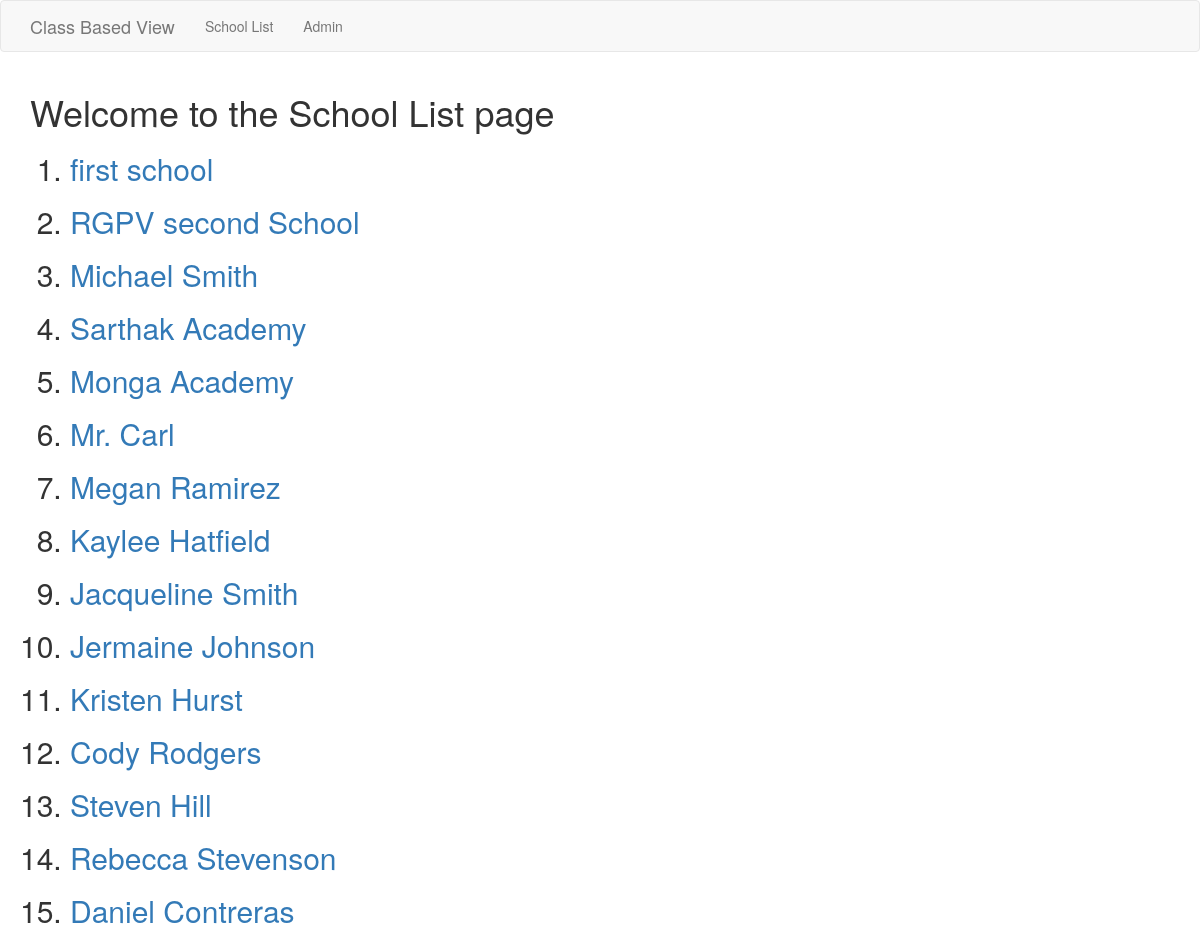
Page /cbv_app/ on the committed database.
### cbv_app/models.py (models this page shows, shortened)
class School(models.Model):
    name      = models.CharField(max_length=255)
    principal = models.CharField(max_length=255)
    location  = models.CharField(max_length=256)

### cbv_app/views.py (the view)
class SchoolListView(ListView):
    model = models.School

### cbv_app/templates/cbv_app/school_list.html
{% extends 'cbv_app/cbv_app_base.html' %}
{% block body_block %}
    <h1>Welcome to the School List page</h1>
    <ol>
        {% for school in school_list %}
            <h2><li> <a href='{{ school.id }}'>{{ school.name }}</a></li></h2>
        {% endfor %}
    </ol>
{% endblock %}

### cbv_app/templates/cbv_app/cbv_app_base.html (shortened to what this page needs)
<!DOCTYPE html>
<html>
    <head>
        <link rel="stylesheet" href="https://maxcdn.bootstrapcdn.com/bootstrap/3.4.1/css/bootstrap.min.css">
    </head>
    <body>
        <nav class="navbar navbar-default">
            <div class="container">
              <div class="navbar-header">
                <a class="navbar-brand" href="#">Class Based View</a>
              </div>
              <ul class="nav navbar-nav" id="myDIV">
                <li class="nav-item"><a  href="{% url 'cbv_app:schoollist'  %}">School List</a></li>
                <li class="nav-item"><a  href="{% url 'admin:index'  %}">Admin</a></li>
              </ul>
            </div>
          </nav>
        <div class="container">
            {% block body_block%}
            {% endblock %}
        </div>
    </body>
</html>

### rows in the picture
School: name "first school"
School: name "RGPV second School"
School: name "Michael Smith"
School: name "Sarthak Academy"
School: name "Monga Academy"
School: name "Mr. Carl"
School: name "Megan Ramirez"
School: name "Kaylee Hatfield"
School: name "Jacqueline Smith"
School: name "Jermaine Johnson"
School: name "Kristen Hurst"
School: name "Cody Rodgers"
School: name "Steven Hill"
School: name "Rebecca Stevenson"
School: name "Daniel Contreras"
